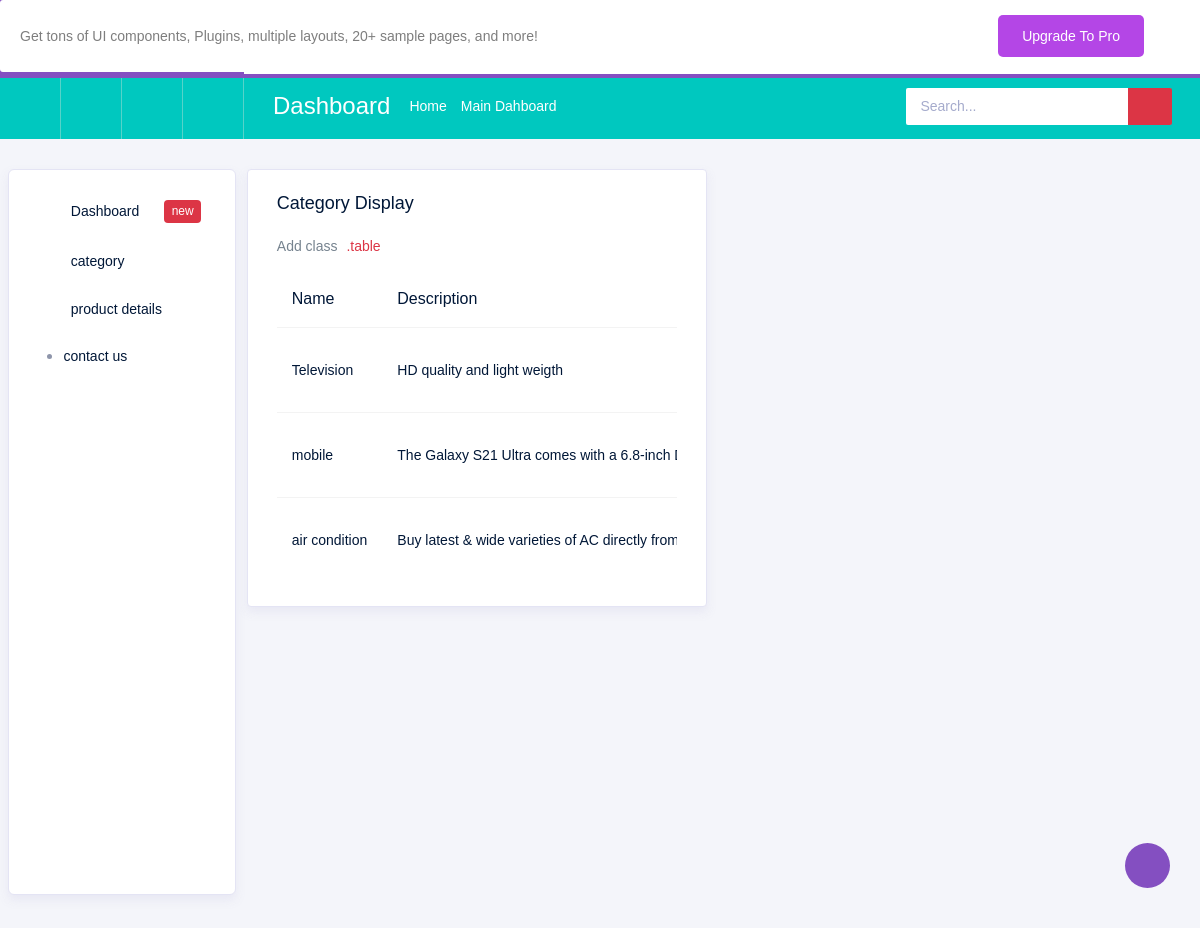
/MyApp/display_category/, run on the app's committed database.
### MyApp/models.py (models this page shows)
class catdb(models.Model):
    cname=models.CharField(max_length=50,null=True,blank=True)
    des=models.CharField(max_length=100,null=True,blank=True)
    cimg=models.ImageField(upload_to="profle_img",null=True,blank=True)

### MyApp/views.py (the view)
# urls.py: path('display_category/',views.display_category,name="display_category"),
def display_category(request):
    cat=catdb.objects.all()
    return render(request,"displaycategory.html", {'cat': cat})

### MyApp/templates/displaycategory.html (shortened to what this page needs)
<!DOCTYPE html>
{% extends 'index.html' %}
{% block content %}
<html lang="en">
<head>
</head>
<body>
<form >
<div class="col-lg-6 grid-margin stretch-card">
              <div class="card">
                <div class="card-body">
                  <h4 class="card-title">Category display</h4>
                  <p class="card-description">
                    Add class <code>.table</code>
                  </p>
                  <div class="table-responsive">
                    <table class="table">
                      <thead>
                        <tr>
                          <th>Name</th>
                          <th>Description</th>
                        </tr>
                      </thead>
                      <tbody>
                      {% for i in cat %}
                        <tr>
                          <td>{{i.cname}}</td>
                          <td>{{i.des}}</td>
                        </tr>
                      {% endfor %}
                      </tbody>
                    </table>
                  </div>
                </div>
              </div>
            </div>
  </form>
</body>
</html>
{% endblock %}

### data on the page
catdb: cname "Television", des "HD quality and light weigth"
catdb: cname "mobile", des "The Galaxy S21 Ultra comes with a 6.8-inch…"
catdb: cname "air condition", des "Buy latest & wide varieties of AC directly…"
